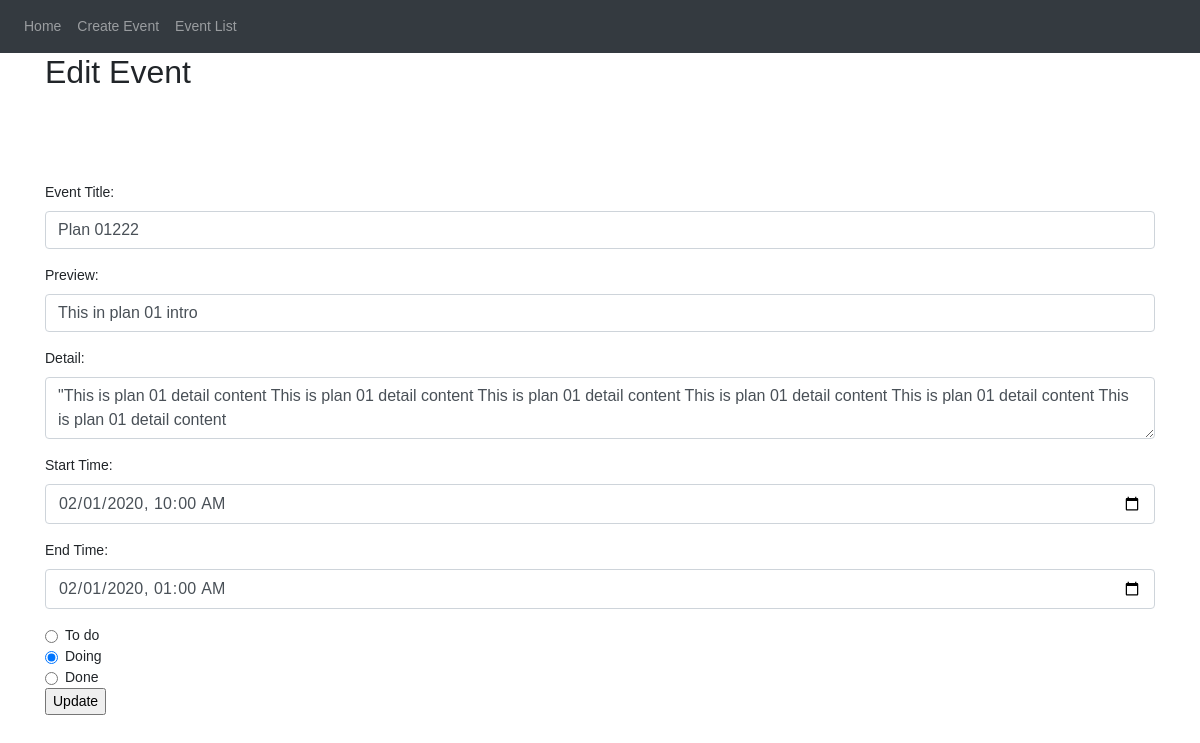
/form-event.php?id=1, run on the app's committed database.
### tables this page shows
CREATE TABLE `event` (
  `id` int(8) NOT NULL,
  `title` varchar(255) NOT NULL,
  `preview` text NOT NULL,
  `detail` text NOT NULL,
  `start_time` varchar(255) NOT NULL,
  `end_time` datetime NOT NULL,
  `created_time` datetime NOT NULL,
  `updated_time` datetime NOT NULL,
  `status` int(11) NOT NULL
);

### models/Event.php (called while the page is built, shortened)
<?php
function getEventById($id){
    $conn = checkConnect();
    $query = "SELECT * FROM event WHERE id =".$id;
    $result = $conn->query($query);
    if ($result->num_rows > 0) {
        while($row = $result->fetch_assoc()) {
            $event = (object) $row;
        }
    }
    return $event;
}

### include/form-event.php (the view, shortened to what this page needs)
<?php
include './models/Event.php';
if(isset($_GET['id'])){
    $eventId = $_GET['id'];
    $event = getEventById($eventId);
    $startTime = date('Y-m-d\TH:i:s',strtotime($event->start_time));
    $endTime = date('Y-m-d\TH:i:s',strtotime($event->end_time));
}
?>
<div class="container">
    <?php if(isset($event)){?>
        <h2>Edit Event</h2>
    <?php }else{?>
    <h2>Create Event</h2>
    <?php }?>
    <form action="form-event.php" method="post" class="needs-validation" novalidate>
        <div class="form-group">
            <label for="title">Event Title:</label>
            <input type="text" class="form-control" id="title" placeholder="Event title" name="title" required value="<?= isset($event) ? $event->title : null ?>">
        </div>
        <div class="form-group">
            <label for="preview">Preview:</label>
            <input type="text" class="form-control" id="preview" placeholder="Preview" name="preview" required value="<?= isset($event) ? $event->preview : null ?>">
        </div>
        <div class="form-group">
            <label for="Detail">Detail:</label>
            <textarea type="text" class="form-control" id="Detail" placeholder="Detail" name="detail" required ><?= isset($event) ? $event->detail : null ?></textarea>
        </div>
        <div class="form-group">
            <label for="start_time">Start Time:</label>
            <input class="form-control" type="datetime-local" name="start_time" required value="<?= isset($event) ? $startTime : null?>">
        </div>
        <div class="form-group">
            <label for="start_time">End Time:</label>
            <input class="form-control" type="datetime-local" name="end_time" required value="<?= isset($event) ? $endTime : null?>">
        </div>
        <div class="form-check">
            <label class="form-check-label">
                <input type="radio" class="form-check-input" name="status" value="1" <?= isset($event) && $event->status == 1 ? 'checked' : ''?>>To do
            </label>
        </div>
        <div class="form-check">
            <label class="form-check-label">
                <input type="radio" class="form-check-input" name="status" value="0" <?= isset($event) && $event->status == 0 ? 'checked' : ''?>>Doing
            </label>
        </div>
        <div class="form-check disabled">
            <label class="form-check-label">
                <input type="radio" class="form-check-input" name="status" value="-1"  <?= isset($event) && $event->status == -1 ? 'checked' : ''?>>Done
            </label>
        </div>
        <?php if(isset($event)){?>
        <input type="submit" name="edit-event" value="Update">
        <?php }else{?>
        <input type="submit" name="create-event" value="Create">
        <?php }?>
    </form>
</div>

### include/header.php (style rules this page uses)
body { padding: 0; font-family: Arial, Helvetica Neue, Helvetica, sans-serif; font-size: 14px; }

### data on the page
event: title "Plan 01222", preview "This in plan 01 intro", detail "\"This is plan 01 detail content This is plan 01 detail content This is plan 01 detail content This is plan 01 detail content This is plan 01 detail content This is plan 01 detail content", start_time "02/01/2020 10:00", end_time "02/01/2020 01:00", status "☐ To do", status "☑ Doing", status "☐ Done"
